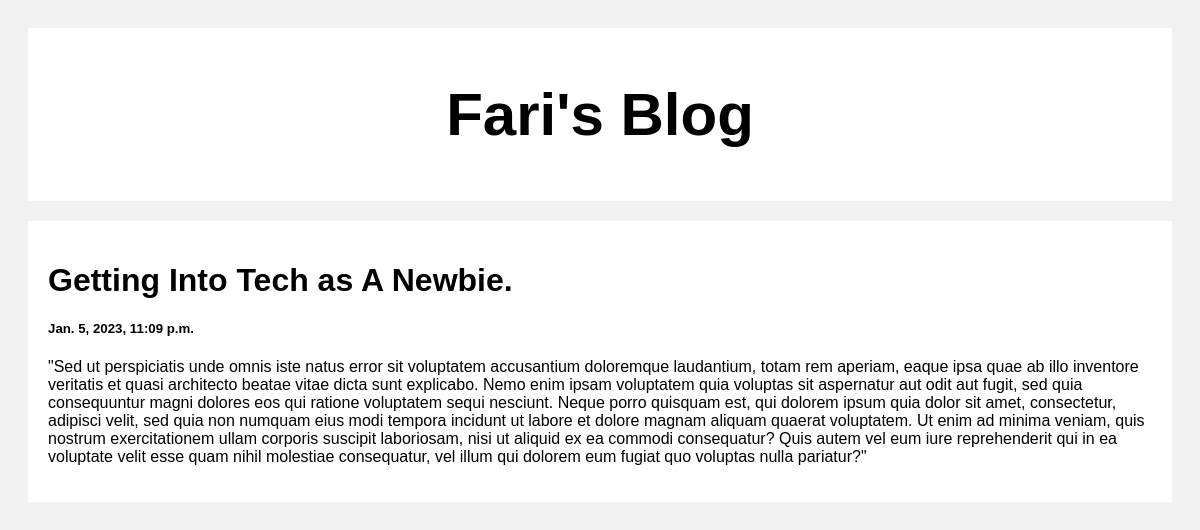
Screenshot of /post/2 with the database file from the repository.
### posts/models.py (models this page shows)
class Post(models.Model):
    title=models.CharField(max_length=100)
    body=models.CharField(max_length=1000000)
    created_at = models.DateTimeField(default=datetime.now, blank=True)

### posts/views.py (the view)
# urls.py: path('post/<str:pk>', views.post, name = 'post'),
def post(request, pk):
    posts = Post.objects.get(id=pk)
    return render(request, 'posts.html', {'posts':posts})

### templates/posts.html (shortened to what this page needs)
<!DOCTYPE html>
<html>
<head>
</head>
<body>
  <div class="header">
  <h2>Fari's Blog</h2>
</div>
<div class="row">
  <div class="leftcolumn">
    <div class="card">
     <a style="text-decoration: none;color: black;" href="#">
      <h1>{{posts.title}}</h1>
      <h5>{{posts.created_at}}</h5>
      <p>{{posts.body}}</p>
     </a>
    </div>
  </div>
</div>
</body>
</html>

### templates/posts.html (style rules this page uses)
* { box-sizing: border-box; }
body { font-family: Arial; padding: 20px; background: #f1f1f1; }
.header { padding: 2px; font-size: 40px; text-align: center; background: white; }
.leftcolumn { float: left; width: 100%; }
.card { background-color: white; padding: 20px; margin-top: 20px; }
.row:after { content: ""; display: table; clear: both; }

### rows the page displays
Post: title "Getting Into Tech as A Newbie.", created_at "Jan. 5, 2023, 11:09 p.m.", body "\"Sed ut perspiciatis unde omnis iste natus error sit voluptatem accusantium doloremque laudantium, totam rem aperiam, eaque ipsa quae ab illo inventore veritatis et quasi architecto beatae vitae dicta sunt explicabo. Nemo enim ipsam voluptatem quia voluptas sit aspernatur aut odit aut fugit, sed quia consequuntur magni dolores eos qui ratione voluptatem sequi nesciunt. Neque porro quisquam est, qui dolorem ipsum quia dolor sit amet, consectetur, adipisci velit, sed quia non numquam eius modi tempora incidunt ut labore et dolore magnam aliquam quaerat voluptatem. Ut enim ad minima veniam, quis nostrum exercitationem ullam corporis suscipit laboriosam, nisi ut aliquid ex ea commodi…"
